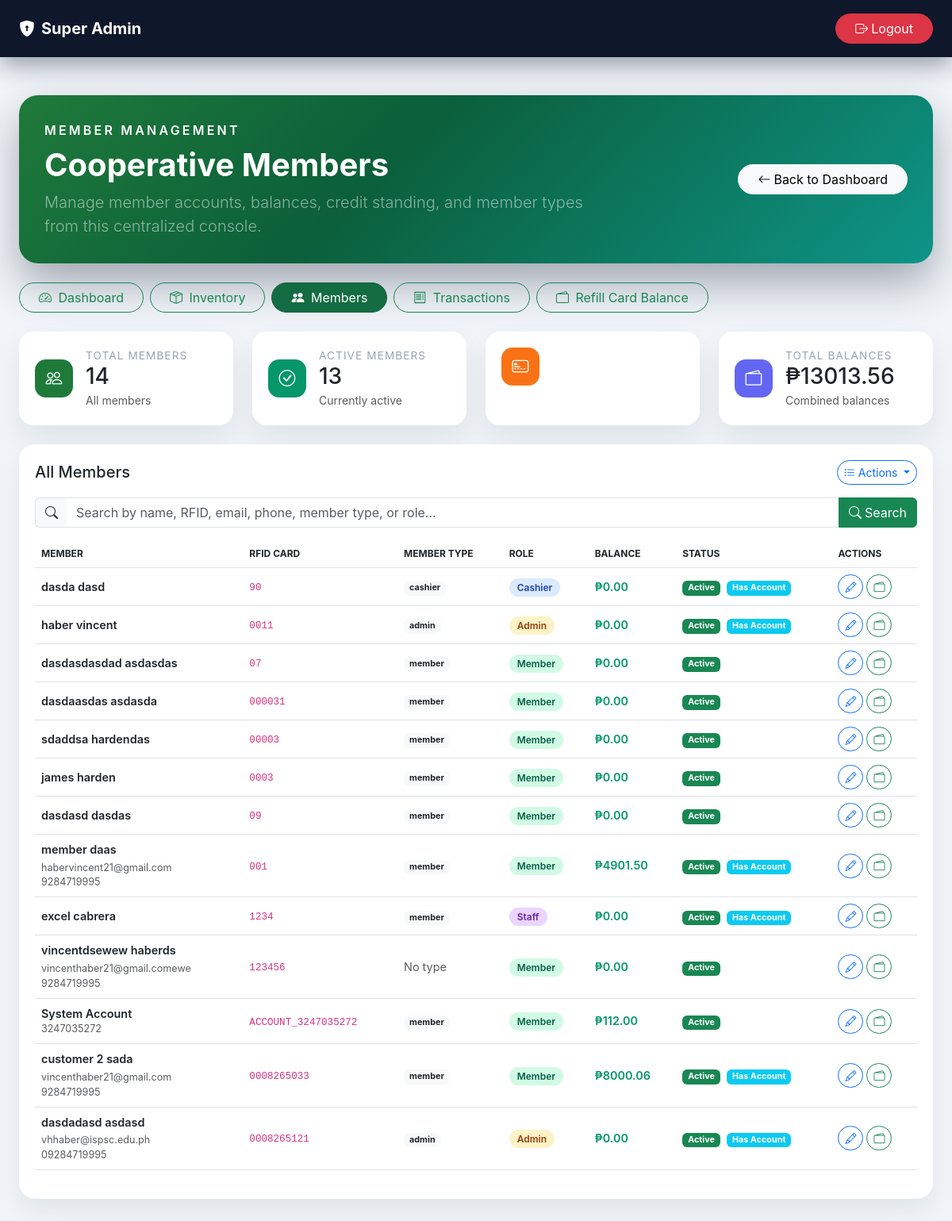
Page /dashboard/members/ (signed in) on the committed database.
### members/models.py (models this page shows, shortened)
class Member(models.Model):
    ROLE_CHOICES = [
        ('admin', 'Admin'),
        ('cashier', 'Cashier'),
        ('staff', 'Staff'),
        ('member', 'Member'),
    ]
    user = models.OneToOneField(User, on_delete=models.CASCADE, null=True, blank=True)
    rfid_card_number = models.CharField(max_length=50, unique=True)
    pin_hash = models.CharField(max_length=128, blank=True, null=True)
    first_name = models.CharField(max_length=100)
    last_name = models.CharField(max_length=100)
    email = models.EmailField(unique=True, null=True, blank=True)
    phone = models.CharField(max_length=20, blank=True)
    member_type = models.ForeignKey(MemberType, on_delete=models.SET_NULL, null=True)
    role = models.CharField(max_length=20, choices=ROLE_CHOICES, default='member')
    balance = models.DecimalField(max_digits=10, decimal_places=2, default=0.00)
    is_active = models.BooleanField(default=True)
    date_joined = models.DateTimeField(auto_now_add=True)
    last_transaction = models.DateTimeField(null=True, blank=True)
    created_at = models.DateTimeField(auto_now_add=True)
    updated_at = models.DateTimeField(auto_now=True)
    @property
    def full_name(self):
        return f"{self.first_name} {self.last_name}"
    class Meta:
        verbose_name = "Member"
        verbose_name_plural = "Members"
        ordering = ['-date_joined']

class MemberType(models.Model):
    name = models.CharField(max_length=100)
    description = models.TextField(blank=True)
    is_active = models.BooleanField(default=True)
    created_at = models.DateTimeField(auto_now_add=True)
    updated_at = models.DateTimeField(auto_now=True)
    class Meta:
        verbose_name = "Member Type"
        verbose_name_plural = "Member Types"

### admin_panel/views.py (the view, shortened to what this page needs)
# urls.py: path('dashboard/members/', admin_panel_views.member_management, name='member_management'),
@login_required
def member_management(request):
    is_admin = is_admin_user(request.user)
    is_staff_role_user = is_staff_role(request.user)
    if not (is_admin or is_staff_role_user):
        messages.warning(request, 'You do not have permission to access this page.')
        return redirect('kiosk_home')
    search_query = request.GET.get('search', '').strip()
    members = Member.objects.filter(is_active=True)
    members = members.order_by('-date_joined')
    member_types = MemberType.objects.all()
    all_members = Member.objects.all()
    total_members = all_members.count()
    active_members = all_members.filter(is_active=True).count()
    total_balances = all_members.aggregate(Sum('balance'))['balance__sum'] or 0
    user_is_staff = False
    try:
        member = Member.objects.get(user=request.user)
        if member.role == 'staff' and member.is_active:
            user_is_staff = True
    except Member.DoesNotExist:
        pass
    context = {
        'members': members,
        'member_types': member_types,
        'total_members': total_members,
        'active_members': active_members,
        'total_balances': total_balances,
        'is_staff': user_is_staff,
        'search_query': search_query,
    }
    return render(request, 'admin_panel/members.html', context)

### admin_panel/views.py (called while the page is built, shortened)
def is_admin_user(user):
    if user.is_superuser:
        return True

def is_staff_role(user):
    if user.is_staff and not user.is_superuser:
        return True
    try:
        member = Member.objects.get(user=user)
        if member.role == 'staff' and member.is_active:
            return True
    except Member.DoesNotExist:
        pass
    except Exception:
        pass
    return False

### admin_panel/templates/admin_panel/members.html (shortened to what this page needs)
<!DOCTYPE html>
<html lang="en">
<head>
  <link href="https://cdn.jsdelivr.net/npm/bootstrap@5.3.0/dist/css/bootstrap.min.css" rel="stylesheet">
  <link href="https://cdn.jsdelivr.net/npm/bootstrap-icons@1.11.3/font/bootstrap-icons.css" rel="stylesheet">
</head>
<body>
  <nav class="navbar super-nav navbar-expand-lg py-3">
    <div class="container-fluid px-4">
      <a class="navbar-brand fw-bold text-white" href="{% url 'dashboard' %}">
        <i class="bi bi-shield-lock-fill me-2"></i>Super Admin
      </a>
      <form id="logoutForm" method="post" action="{% url 'admin_logout' %}" style="display: inline;">
        <button type="button" id="logoutBtn" class="btn btn-danger rounded-pill px-4">
          <i class="bi bi-box-arrow-right me-1"></i>Logout
        </button>
      </form>
    </div>
  </nav>
  <main class="container-fluid px-4 py-5">
    <section class="hero-card mb-4">
      <div class="row align-items-center">
        <div class="col-lg-8">
          <p class="mb-2 text-uppercase fw-semibold" style="letter-spacing:0.2em;">Member Management</p>
          <h1 class="fw-bold mb-2">Cooperative Members</h1>
          <p class="mb-0 lead text-white-50">
            Manage member accounts, balances, credit standing, and member types from this centralized console.
          </p>
        </div>
        <div class="col-lg-4 text-end">
          <a href="{% url 'dashboard' %}" class="btn btn-light rounded-pill px-4">
            <i class="bi bi-arrow-left me-1"></i>Back to Dashboard
          </a>
        </div>
      </div>
    </section>
    <div class="d-flex gap-2 flex-wrap mb-4">
      <a href="{% url 'dashboard' %}" class="btn btn-outline-success rounded-pill px-4"><i class="bi bi-speedometer2 me-1"></i> Dashboard</a>
      <a href="{% url 'inventory_management' %}" class="btn btn-outline-success rounded-pill px-4"><i class="bi bi-box-seam me-1"></i> Inventory</a>
      <a href="{% url 'member_management' %}" class="btn btn-success rounded-pill px-4 active"><i class="bi bi-people-fill me-1"></i> Members</a>
      <a href="{% url 'transaction_history' %}" class="btn btn-outline-success rounded-pill px-4"><i class="bi bi-receipt me-1"></i> Transactions</a>
      <button type="button" class="btn btn-outline-success rounded-pill px-4" data-bs-toggle="modal" data-bs-target="#refillBalanceModal">
        <i class="bi bi-wallet2 me-1"></i> Refill Card Balance
      </button>
    </div>
    <section class="row g-4 mb-4">
      <div class="col-md-3">
        <div class="stat-card">
          <div class="d-flex align-items-center gap-3">
            <div class="stat-icon" style="background:#1f7a3a;">
              <i class="bi bi-people"></i>
            </div>
            <div>
              <div class="stat-title">Total Members</div>
              <h3 class="mb-0">{{ total_members }}</h3>
              <small class="text-muted">All members</small>
            </div>
          </div>
        </div>
      </div>
      <div class="col-md-3">
        <div class="stat-card">
          <div class="d-flex align-items-center gap-3">
            <div class="stat-icon" style="background:#059669;">
              <i class="bi bi-check-circle"></i>
            </div>
            <div>
              <div class="stat-title">Active Members</div>
              <h3 class="mb-0">{{ active_members }}</h3>
              <small class="text-muted">Currently active</small>
            </div>
          </div>
        </div>
      </div>
      <div class="col-md-3">
        <div class="stat-card">
          <div class="d-flex align-items-center gap-3">
            <div class="stat-icon" style="background:#f97316;">
              <i class="bi bi-credit-card-2-front"></i>
            </div>
          </div>
        </div>
      </div>
      <div class="col-md-3">
        <div class="stat-card">
          <div class="d-flex align-items-center gap-3">
            <div class="stat-icon" style="background:#6366f1;">
              <i class="bi bi-wallet2"></i>
            </div>
            <div>
              <div class="stat-title">Total Balances</div>
              <h3 class="mb-0">₱{{ total_balances|floatformat:2 }}</h3>
              <small class="text-muted">Combined balances</small>
            </div>
          </div>
        </div>
      </div>
    </section>
    <section class="row g-4">
      <div class="col-12">
        <div class="table-card">
          <div class="d-flex justify-content-between align-items-center mb-3">
            <h5 class="mb-0">All Members</h5>
            <div class="d-flex gap-2">
              <div class="dropdown">
                <button class="btn btn-outline-primary btn-sm rounded-pill dropdown-toggle" type="button" id="actionsDropdown" data-bs-toggle="dropdown" aria-expanded="false">
                  <i class="bi bi-list-ul me-1"></i>Actions
                </button>
              </div>
            </div>
          </div>
          <div class="mb-3">
            <form method="GET" action="{% url 'member_management' %}" id="memberSearchForm">
              <div class="input-group">
                <span class="input-group-text bg-light border-end-0">
                  <i class="bi bi-search"></i>
                </span>
                <input
                  type="text"
                  class="form-control border-start-0"
                  id="memberSearchInput"
                  name="search"
                  placeholder="Search by name, RFID, email, phone, member type, or role..."
                  value="{{ search_query }}"
                  autocomplete="off"
                >
                <button class="btn btn-success" type="submit">
                  <i class="bi bi-search me-1"></i>Search
                </button>
              </div>
            </form>
          </div>
          <div class="table-responsive">
            <table class="table align-middle">
              <thead>
                <tr>
                  <th>Member</th>
                  <th>RFID Card</th>
                  <th>Member Type</th>
                  <th>Role</th>
                  <th>Balance</th>
                  <th>Status</th>
                  <th>Actions</th>
                </tr>
              </thead>
              <tbody>
                {% for member in members %}
                <tr>
                  <td>
                    <div class="fw-semibold">{{ member.full_name }}</div>
                    {% if member.email %}
                    <small class="text-muted">{{ member.email }}</small>
                    {% endif %}
                    {% if member.phone %}
                    <small class="text-muted d-block">{{ member.phone }}</small>
                    {% endif %}
                  </td>
                  <td><code>{{ member.rfid_card_number }}</code></td>
                  <td>
                    {% if member.member_type %}
                    <span class="badge bg-light text-dark">{{ member.member_type.name }}</span>
                    {% else %}
                    <span class="text-muted">No type</span>
                    {% endif %}
                  </td>
                  <td>
                    <span class="badge-role role-{{ member.role }}">
                      {{ member.get_role_display }}
                    </span>
                  </td>
                  <td>
                    <span class="balance-positive">₱{{ member.balance|floatformat:2 }}</span>
                  </td>
                  <td>
                    {% if member.is_active %}
                    <span class="badge bg-success">Active</span>
                    {% else %}
                    <span class="badge bg-secondary">Inactive</span>
                    {% endif %}
                    {% if member.user %}
                    <span class="badge bg-info ms-1">Has Account</span>
                    {% endif %}
                  </td>
                  <td>
                    <div class="d-flex gap-1">
                      <button
                        type="button"
                        class="btn btn-sm btn-outline-primary rounded-pill edit-member-btn"
                        title="Edit Member"
                        data-id="{{ member.id }}"
                        data-first-name="{{ member.first_name|escapejs }}"
                        data-last-name="{{ member.last_name|escapejs }}"
                        data-email="{{ member.email|default_if_none:''|escapejs }}"
                        data-phone="{{ member.phone|escapejs }}"
                        data-rfid="{{ member.rfid_card_number|escapejs }}"
                        data-member-type="{% if member.member_type %}{{ member.member_type.id }}{% endif %}"
                        data-role="{{ member.role }}"
                        data-active="{{ member.is_active }}"
                        data-user-id="{% if member.user %}{{ member.user.id }}{% endif %}"
                        data-username="{% if member.user %}{{ member.user.username|escapejs }}{% endif %}"
                        data-has-user="{% if member.user %}true{% else %}false{% endif %}"
                      >
                        <i class="bi bi-pencil"></i>
                      </button>
                      <button
                        type="button"
                        class="btn btn-sm btn-outline-success rounded-pill quick-refill-btn"
                        data-member-id="{{ member.id }}"
                        data-member-name="{{ member.full_name|escapejs }}"
                        data-member-rfid="{{ member.rfid_card_number|escapejs }}"
                        data-member-balance="{{ member.balance }}"
                        title="Quick Refill"
                      >
                        <i class="bi bi-wallet2"></i>
                      </button>
                    </div>
                  </td>
                </tr>
                {% endfor %}
              </tbody>
            </table>
          </div>
        </div>
      </div>
    </section>
  </main>
</body>
</html>

### admin_panel/templates/admin_panel/members.html (style rules this page uses)
:root { --dark: #0f172a; --brand: #1f7a3a; --accent: #0b5f3a; --muted: #94a3b8; --panel: #ffffff; --gradient: linear-gradient(135deg, #1f7a3a 0%, #0b5f3a 40%, #0d9488 100%); }
body { background: #f1f5f9; font-family: 'Inter', system-ui, -apple-system, 'Segoe UI', sans-serif; }
.super-nav { background: var(--dark); color: #fff; box-shadow: 0 10px 30px rgba(15,23,42,0.4); }
.hero-card { background: var(--gradient); color: #fff; border-radius: 24px; padding: 32px; box-shadow: 0 25px 55px rgba(15,23,42,0.35); }
.stat-card { border: none; border-radius: 18px; padding: 20px; box-shadow: 0 18px 36px rgba(15,23,42,0.08); background: var(--panel); height: 100%; }
.stat-icon { width: 48px; height: 48px; border-radius: 14px; display: flex; align-items: center; justify-content: center; font-size: 1.3rem; color: #fff; }
.stat-title { color: var(--muted); font-size: 0.85rem; text-transform: uppercase; letter-spacing: 0.08em; }
.table-card { border-radius: 20px; padding: 20px; background: var(--panel); box-shadow: 0 15px 30px rgba(15,23,42,0.07); }
.table-card table { font-size: 0.9rem; }
.table-card thead { color: var(--muted); text-transform: uppercase; font-size: 0.75rem; }
.badge-role { padding: 4px 10px; border-radius: 999px; font-weight: 600; font-size: 0.75rem; }
.role-admin { background: #fef3c7; color: #92400e; }
.role-cashier { background: #dbeafe; color: #1e40af; }
.role-staff { background: #e9d5ff; color: #6b21a8; }
.role-member { background: #d1fae5; color: #065f46; }
.balance-positive { color: #059669; font-weight: 600; }

### rows in the picture
Member: full_name "dasda dasd", rfid_card_number "90", member_type.name "cashier", role "Cashier", balance "0.00", is_active "Active", shows "Has Account"
Member: full_name "haber vincent", rfid_card_number "0011", member_type.name "admin", role "Admin", balance "0.00", is_active "Active", shows "Has Account"
Member: full_name "dasdasdasdad asdasdas", rfid_card_number "07", member_type.name "member", role "Member", balance "0.00", is_active "Active"
Member: full_name "dasdaasdas asdasda", rfid_card_number "000031", member_type.name "member", role "Member", balance "0.00", is_active "Active"
Member: full_name "sdaddsa hardendas", rfid_card_number "00003", member_type.name "member", role "Member", balance "0.00", is_active "Active"
Member: full_name "james harden", rfid_card_number "0003", member_type.name "member", role "Member", balance "0.00", is_active "Active"
Member: full_name "dasdasd dasdas", rfid_card_number "09", member_type.name "member", role "Member", balance "0.00", is_active "Active"
Member: full_name "member daas", email "habervincent21@gmail.com", phone "9284719995", rfid_card_number "001", member_type.name "member", role "Member", balance "4901.50", is_active "Active", shows "Has Account"
Member: full_name "excel cabrera", rfid_card_number "1234", member_type.name "member", role "Staff", balance "0.00", is_active "Active", shows "Has Account"
Member: full_name "vincentdsewew haberds", email "vincenthaber21@gmail.comewe", phone "9284719995", rfid_card_number "123456", shows "No type", role "Member", balance "0.00", is_active "Active"
Member: full_name "System Account", phone "3247035272", rfid_card_number "ACCOUNT_3247035272", member_type.name "member", role "Member", balance "112.00", is_active "Active"
Member: full_name "customer 2 sada", email "vincenthaber21@gmail.com", phone "9284719995", rfid_card_number "0008265033", member_type.name "member", role "Member", balance "8000.06", is_active "Active", shows "Has Account"
Member: full_name "dasdadasd asdasd", email "vhhaber@ispsc.edu.ph", phone "09284719995", rfid_card_number "0008265121", member_type.name "admin", role "Admin", balance "0.00", is_active "Active", shows "Has Account"

### other values in the picture
{{ total_members }} "14"
{{ active_members }} "13"
{{ total_balances|floatformat:2 }} "13013.56"
